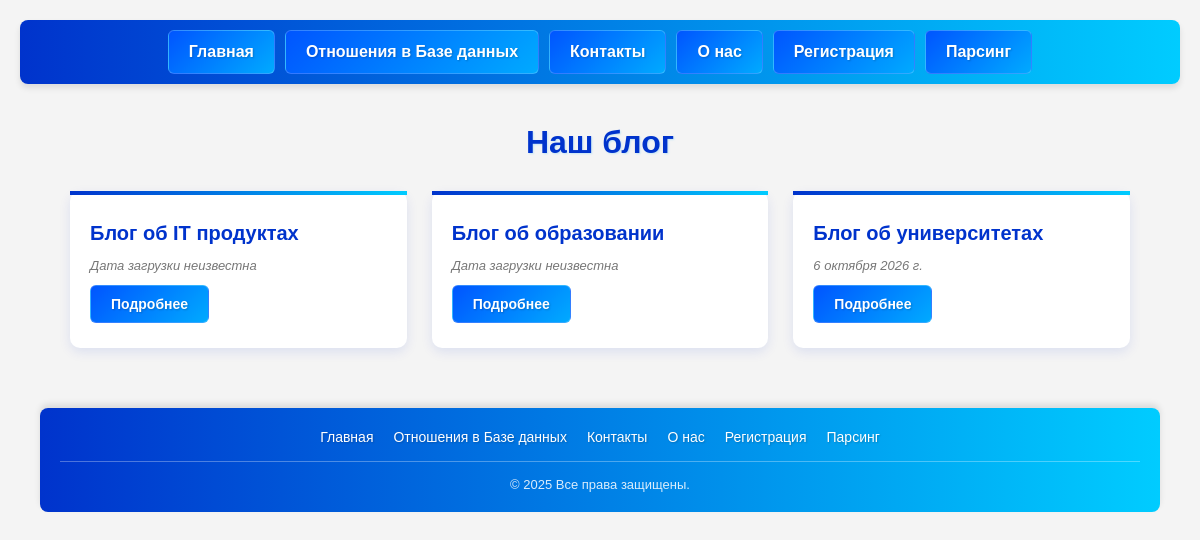
The page / on the database its author committed.
### blog/models.py (models this page shows, shortened)
class Blog(models.Model):
    title = models.CharField(max_length=100, verbose_name='укажите название блога')
    description = models.TextField(verbose_name='укажите описание блога')
    image = models.ImageField(upload_to='blog/', null=True, verbose_name='загрузите фото')
    created_at = models.DateField(auto_now_add=True, null=True)
    class Meta:
        verbose_name = 'блог'
        verbose_name_plural = 'блоги'

### blog/views.py (the view)
# urls.py: path('', views.blog_list_view, name='main_page'),
def blog_list_view(request):
    if request.method == 'GET':
        blog = models.Blog.objects.all()
    return render(request, 'blog_list.html', {'blog': blog})

### templates/blog_list.html
{% load static %}
{% include 'layouts/header.html' %}
<link rel="stylesheet" href="{% static 'css/main.css' %}">
<main class="blog-section">
    <h1 class="blog-heading">Наш блог</h1>
    <ul class="blog-list">
        {% for i in blog %}
        <li class="blog-item">
            <h2 class="blog-title">{{ i.title }}</h2>
            {% if i.created_at %}
            <p class="blog-date">{{ i.created_at }}</p>
            {% else %}
             <p class="blog-date">Дата загрузки неизвестна</p>
            {% endif %}
            <a href="/blog_list/{{ i.id }}/" class="blog-btn">Подробнее</a>
        </li>
        {% endfor %}
    </ul>
</main>
{% include 'layouts/footer.html' %}

### static/css/header_and_footer.css (style rules this page uses)
* { margin: 0; padding: 0; box-sizing: border-box; font-family: Arial, sans-serif; }
body { background-color: #f4f4f4; padding: 20px; }

### static/css/main.css (style rules this page uses)
.blog-section { flex: 1; padding: 40px 20px; max-width: 1100px; margin: 0 auto; width: 100%; }
.blog-heading { font-size: 32px; color: #0033cc; text-align: center; margin-bottom: 30px; text-shadow: 1px 1px 2px rgba(0, 170, 255, 0.2); }
.blog-list { list-style: none; display: grid; grid-template-columns: repeat(auto-fill, minmax(300px, 1fr)); gap: 25px; padding: 0; }
.blog-item { background: #ffffff; border-radius: 10px; padding: 25px 20px; box-shadow: 0 4px 12px rgba(0, 51, 204, 0.1); border-top: 4px solid transparent; border-image: linear-gradient(90deg, #0033cc 0%, #00ccff 100%) 1; transition: all 0.3s ease; display: flex; flex-direction: column; gap: 12px; }
.blog-title { font-size: 20px; color: #0033cc; line-height: 1.3; margin: 0; }
.blog-date { font-size: 13px; color: #777; font-style: italic; margin: 0; }
.blog-btn { display: inline-block; align-self: flex-start; margin-top: auto; padding: 10px 20px; font-size: 14px; font-weight: 600; color: #ffffff; text-decoration: none; border-radius: 6px; background: linear-gradient(135deg, #0055ff 0%, #00aaff 100%); border: 1px solid rgba(255, 255, 255, 0.2); text-shadow: 1px 1px 2px rgba(0, 0, 0, 0.2); transition: all 0.3s ease; }

### rows shown on the page
Blog: title "Блог об IT продуктах", shows "Дата загрузки неизвестна"
Blog: title "Блог об образовании", shows "Дата загрузки неизвестна"
Blog: title "Блог об университетах", created_at "6 октября 2026 г."
